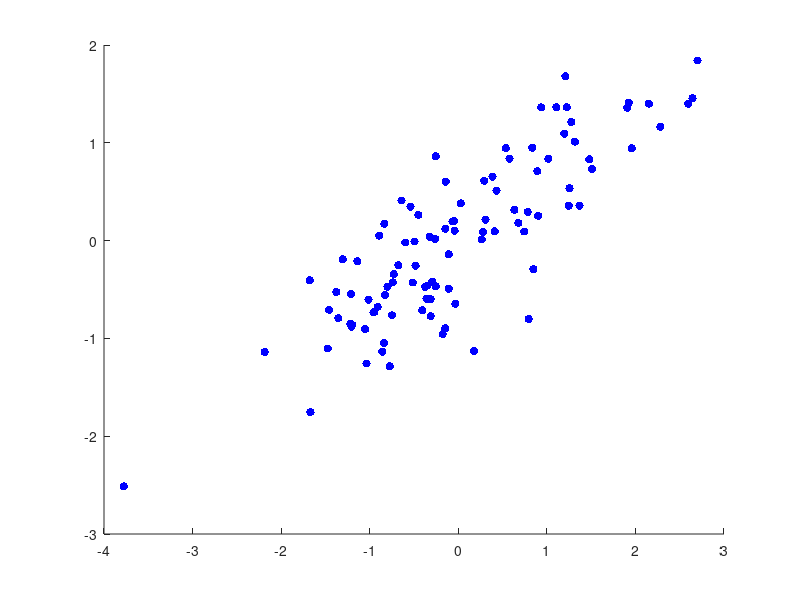

Here is the MATLAB script that generated this plot: (Note: this script raises an error after producing the figure.)
%%%%%%%%%%%%%%%%%%%%%%%%%%%%%%%%%%%%%%%%%%%%%%%%%%%
% Matlab code to produce PCA animations shown here:
% http://stats.stackexchange.com/questions/2691
%%%%%%%%%%%%%%%%%%%%%%%%%%%%%%%%%%%%%%%%%%%%%%%%%%%

% Static image

clear all
rng(42)

X = randn(100,2);
scatter(X(:,1), X(:,2), 'b', 'filled')

X = X*chol([1 0.6; 0.6 0.6]);
scatter(X(:,1), X(:,2), 'b', 'filled')

X = bsxfun(@minus, X, mean(X));
scatter(X(:,1), X(:,2), 'b', 'filled')

[a,b] = eig(cov(X));

[coeff,score,latent,tsquared,explained,mu] = pca(X, 'NumComponents', 2)
jj = -4:4;

% figure
% scatter3(X(:,1), X(:,2), score(:,1))
% 
% figure
% scatter3(X(:,1), X(:,2), zeros(size(X(:,2))))

[L2,T] = rotatefactors(coeff,'method','promax','power',4);

s2= score*T



fig = figure('Position', [100 100 1000 400]);
set(gcf,'color','w');
axis([-3.5 3.5 -3.5 3.5])
axis square
hold on
scatter(X(:,1), X(:,2), 'b', 'filled')
scatter(coeff(1,1)*score(:,1), coeff(2,1)*score(:,1), 'r', 'filled')
scatter(coeff(1,2)*score(:,2), coeff(2,2)*score(:,2), 'r', 'filled')
scatter(L2(1)*s2(:,1), L2(2)*s2(:,1), 'r', 'filled')



%% Rotating animation

fig = figure('Position', [100 100 1000 400]);
set(gcf,'color','w');
axis([-3.5 3.5 -3.5 3.5])
axis square
hold on

for alpha = 1:1:179
    w = [cosd(alpha) sind(alpha)];
    z = X*w'*w;
    
    cla
    for i=1:100
        plot([X(i,1) z(i,1)], [X(i,2) z(i,2)], 'r')
    end
    
    plot(w(1)*3.5*[-1 1], w(2)*3.5*[-1 1], 'k')
    plot(-w(2)*2*[-1 1], w(1)*2*[-1 1], 'Color', [.6 .6 .6])
    
    scatter(z(:,1), z(:,2), 'r', 'filled')
    scatter(X(:,1), X(:,2), 'b', 'filled')
    scatter(0,0,65,'k','filled', 'LineWidth', 2, 'MarkerFaceColor', [1 1 1], 'MarkerEdgeColor', [0 0 0])
    
    a1 = 3.5;
    a2 = 4.5;
    plot(a(1,2)*[-a2 -a1], a(2,2)*[-a2 -a1], 'm', 'LineWidth', 2)
    plot(a(1,2)*[ a1  a2], a(2,2)*[ a1  a2], 'm', 'LineWidth', 2)
    drawnow
    
    frame = getframe(fig);
    if alpha == 1
        [imind,map] = rgb2ind(frame.cdata,16,'nodither');
    else
        imind(:,:,1,alpha) = rgb2ind(frame.cdata,map,'nodither');
    end
end
imwrite(imind,map, 'animation_pca.gif', 'DelayTime', 0, 'LoopCount', inf)

%% Pendulum animation

fig = figure('Position', [100 100 1000 400]);
set(gcf,'color','w');
axis([-3.5 3.5 -3.5 3.5])
axis square
hold on

alpha = -45;
omega = 0;
for t = 1:1:1000
    w = [cosd(alpha) sind(alpha)];
    z = X*w'*w;
    
    M = sum(sum((z * [0 1; -1 0]) .* (X-z), 2));
    omega = omega + M;
    omega = omega * 0.93;
    alpha = alpha + omega/40;
    if(abs(omega)<1 && abs(alpha-abs(atand(a(2,2)/a(1,2)))) < 1)
        break
    end
    
    cla
    for i=1:100
        plot([X(i,1) z(i,1)], [X(i,2) z(i,2)], 'r')
    end
    
    plot(w(1)*3.5*[-1 1], w(2)*3.5*[-1 1], 'k')
    plot(-w(2)*2*[-1 1], w(1)*2*[-1 1], 'Color', [.6 .6 .6])
    
    scatter(z(:,1), z(:,2), 'r', 'filled')
    scatter(X(:,1), X(:,2), 'b', 'filled')
    scatter(0,0,65,'k','filled', 'LineWidth', 2, 'MarkerFaceColor', [1 1 1], 'MarkerEdgeColor', [0 0 0])
    
    a1 = 3.5;
    a2 = 4.5;
    plot(a(1,2)*[-a2 -a1], a(2,2)*[-a2 -a1], 'm', 'LineWidth', 2)
    plot(a(1,2)*[ a1  a2], a(2,2)*[ a1  a2], 'm', 'LineWidth', 2)
    
    pause(0.01)
    
    drawnow
    
    frame = getframe(fig);
    if t == 1
        [imind,map] = rgb2ind(frame.cdata,16,'nodither');
    else
        imind(:,:,1,t) = rgb2ind(frame.cdata,map,'nodither');
    end
end
imwrite(imind,map, 'animation_pca_pendulum.gif', 'DelayTime', 0, 'LoopCount', inf)